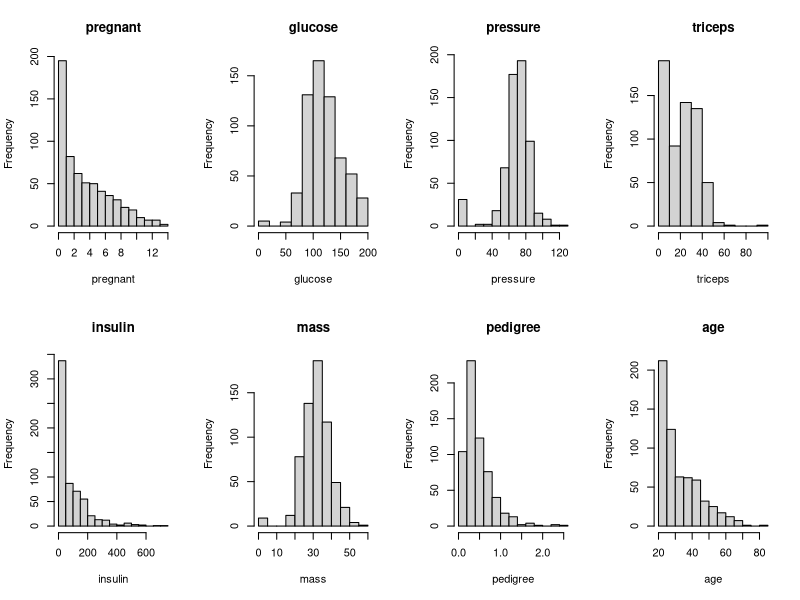
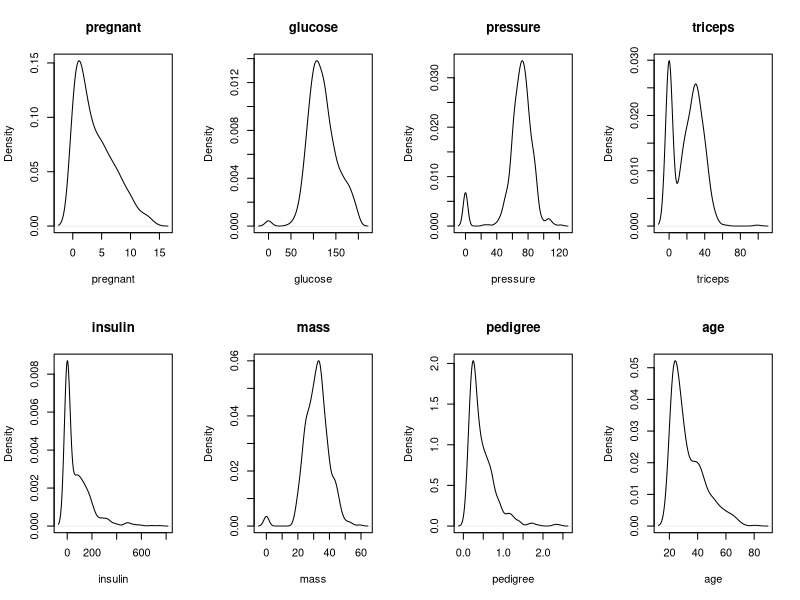
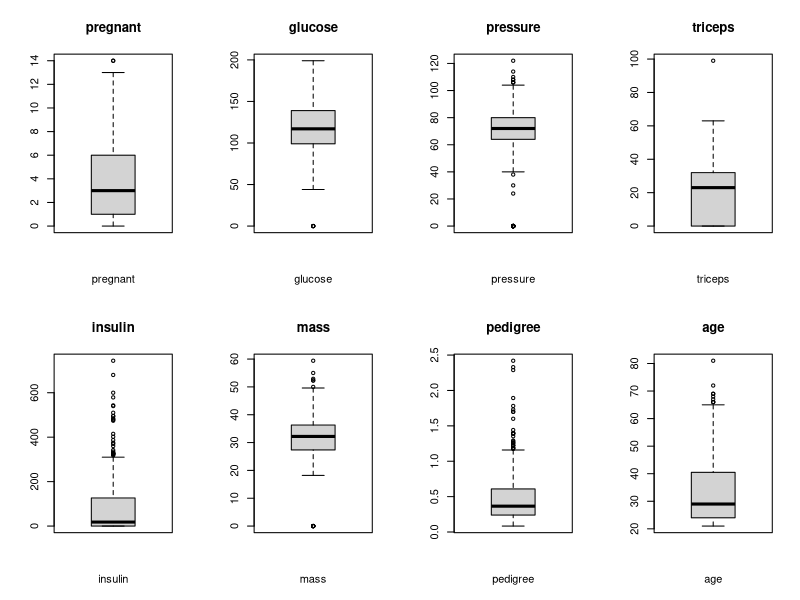
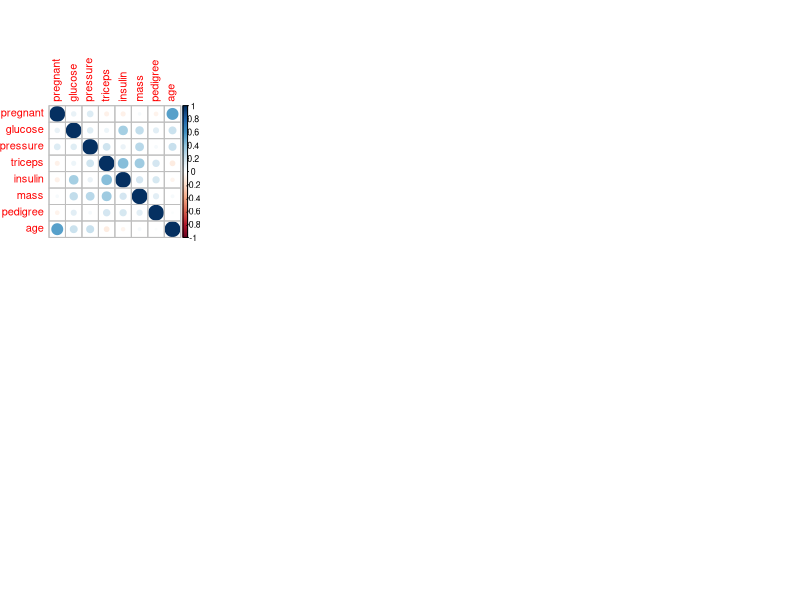
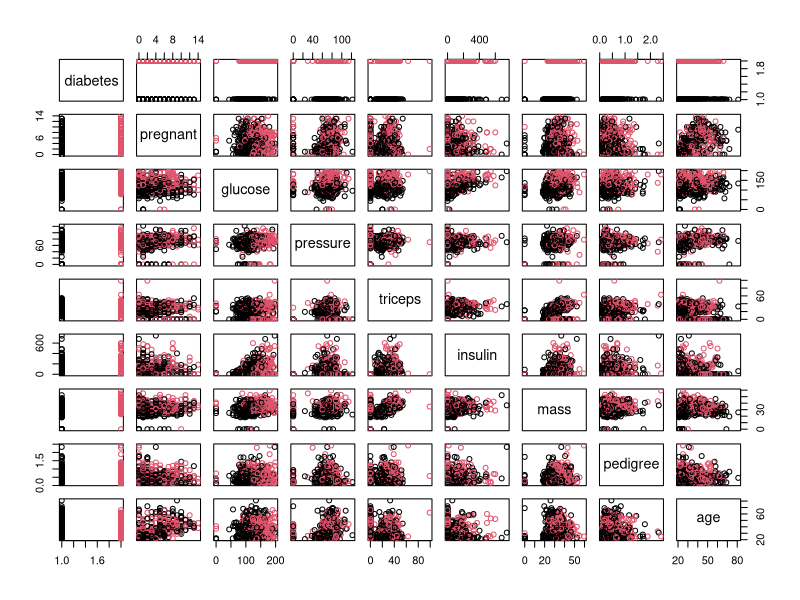
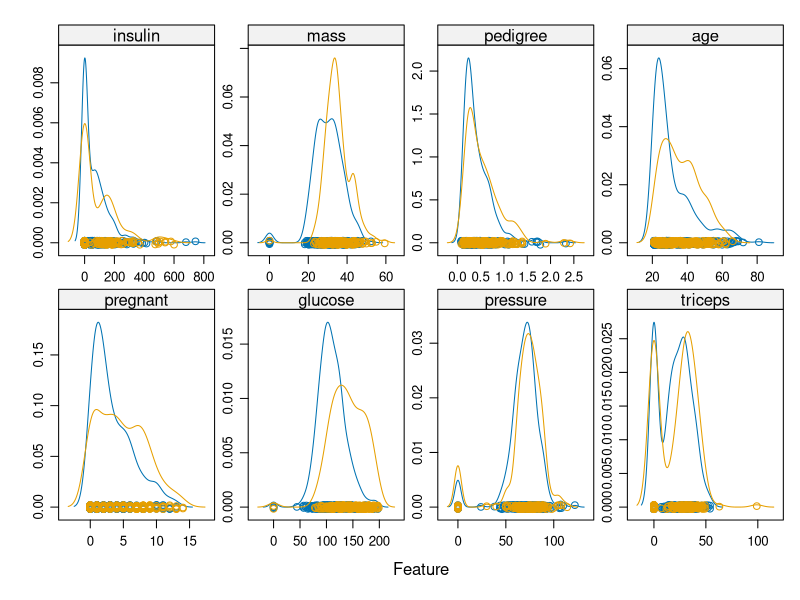
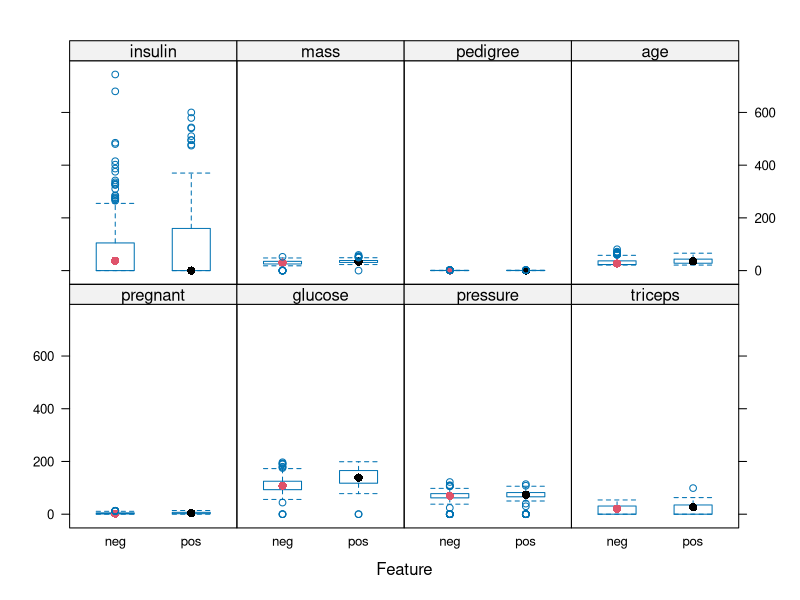

Recreate these plots in R, in order. (Note: this script raises an error after producing the figures.)
## ---- chunk 1
library(caret)
library(mlbench)
library(corrplot)
library(e1071)
library(parallel)
library(doParallel)
data("PimaIndiansDiabetes")
## ---- chunk 2
dim(PimaIndiansDiabetes)
## ---- chunk 3
inTrain <- createDataPartition(PimaIndiansDiabetes$diabetes, p=0.80, list=FALSE)
training <- PimaIndiansDiabetes[inTrain,]
testing <- PimaIndiansDiabetes[-inTrain,]
dim(training)
## ---- chunk 4
sapply(training, class)
## ---- chunk 5
head(training)
## ---- chunk 6
summary(training)
## ---- chunk 7
cbind(freq = table(training$diabetes), percentage = prop.table(table(training$diabetes)))
## ---- chunk 8
cor(training[,1:8])
## ---- chunk 9
par(mfrow = c(2,4))
for(i in 1:8){
        hist(training[,i], main = names(training)[i], xlab = names(training)[i])
}
## ---- chunk 10
par(mfrow = c(2,4))
for(i in 1:8){
        plot(density(training[,i]), main = names(training)[i], xlab = names(training)[i])
}
## ---- chunk 11
apply(training[,1:8], 2, skewness)
## ---- chunk 12
par(mfrow = c(2,4))
for(i in 1:8){
        boxplot(training[,i], main = names(training)[i], xlab = names(training)[i])
}
## ---- chunk 13
correlations <- cor(training[,1:8])
corrplot(correlations)
## ---- chunk 14
pairs(diabetes~., data=training, col=training$diabetes)
## ---- chunk 15
scales <- list(x = list(relation = "free"), y = list(relation = "free"))
featurePlot(x = training[,1:8], y = training[,9],
            plot="density", scales = scales)
## ---- chunk 16
featurePlot(x = training[,1:8], y = training[,9], 
            plot = "box", col = training$diabetes)
## ---- chunk 17
seed <- set.seed(13)
fitControl <- trainControl(method = "repeatedcv", number = 10, repeats = 3)
metric <- "Accuracy"
## ---- chunk 18
#General Linearized Model
set.seed(seed)
fitGLM <- train(diabetes~., data = training, 
             method = "glm", metric = metric,
             trControl = fitControl)
#General Linearized Model 
set.seed(seed)
fitGLMNET <- train(diabetes~., data = training, 
             method = "glmnet", metric = metric,
             trControl = fitControl)
#Bayesian Generalized Linear Model
set.seed(seed)
fitBGLM <- train(diabetes~., data = training, 
             method = "bayesglm", metric = metric,
             trControl = fitControl)
#Support Vector Machines w/ Radial Basis Function
set.seed(seed)
fitSVM <- train(diabetes~., data = training, 
             method = "svmRadial", metric = metric,
             trControl = fitControl)
#Support Vector Machines w/ Class Weights
set.seed(seed)
fitCWSVM <- train(diabetes~., data = training, 
             method = "svmRadialWeights", metric = metric,
             trControl = fitControl)
#Least Squares Support Vector Machines with Radial Basis Function
set.seed(seed)
fitLSSVM <- train(diabetes~., data = training, 
             method = "lssvmRadial", metric = metric,
             trControl = fitControl)
#Naive Bayes
set.seed(seed)
fitNB <- train(diabetes~., data = training, 
             method = "nb", metric = metric,
             trControl = fitControl)

results <- resamples(list(GLM = fitGLM,
                          GLMNET = fitGLMNET,
                          BGLM = fitBGLM,
                          SVM = fitSVM,
                          CWSVM = fitCWSVM,
                          LSSVM = fitLSSVM,
                          NB = fitNB))

dotplot(results, scales = scales)
## ---- chunk 19
summary(results)
## ---- chunk 20


#General Linearized Model
set.seed(seed)
fitGLM <- train(diabetes~., data = training, 
             method = "glm", metric = metric,
             preProc = c("BoxCox"),
             trControl = fitControl)
#General Linearized Model 
set.seed(seed)
fitGLMNET <- train(diabetes~., data = training, 
             method = "glmnet", metric = metric,
             preProc = c("BoxCox"),
             trControl = fitControl)
#Bayesian Generalized Linear Model
set.seed(seed)
fitBGLM <- train(diabetes~., data = training, 
             method = "bayesglm", metric = metric,
             preProc = c("BoxCox"),
             trControl = fitControl)
#Support Vector Machines w/ Radial Basis Function
set.seed(seed)
fitSVM <- train(diabetes~., data = training, 
             method = "svmRadial", metric = metric,
             preProc = c("BoxCox"),
             trControl = fitControl)
#Support Vector Machines w/ Class Weights
set.seed(seed)
fitCWSVM <- train(diabetes~., data = training, 
             method = "svmRadialWeights", metric = metric,
             preProc = c("BoxCox"),
             trControl = fitControl)
#Least Squares Support Vector Machines with Radial Basis Function
set.seed(seed)
fitLSSVM <- train(diabetes~., data = training, 
             method = "lssvmRadial", metric = metric,
             preProc = c("BoxCox"),
             trControl = fitControl)
#Naive Bayes
set.seed(seed)
fitNB <- train(diabetes~., data = training, 
             method = "nb", metric = metric,
             preProc = c("BoxCox"),
             trControl = fitControl)

results <- resamples(list(GLM = fitGLM,
                          GLMNET = fitGLMNET,
                          BGLM = fitBGLM,
                          SVM = fitSVM,
                          CWSVM = fitCWSVM,
                          LSSVM = fitLSSVM,
                          NB = fitNB))

dotplot(results, scales = scales)
